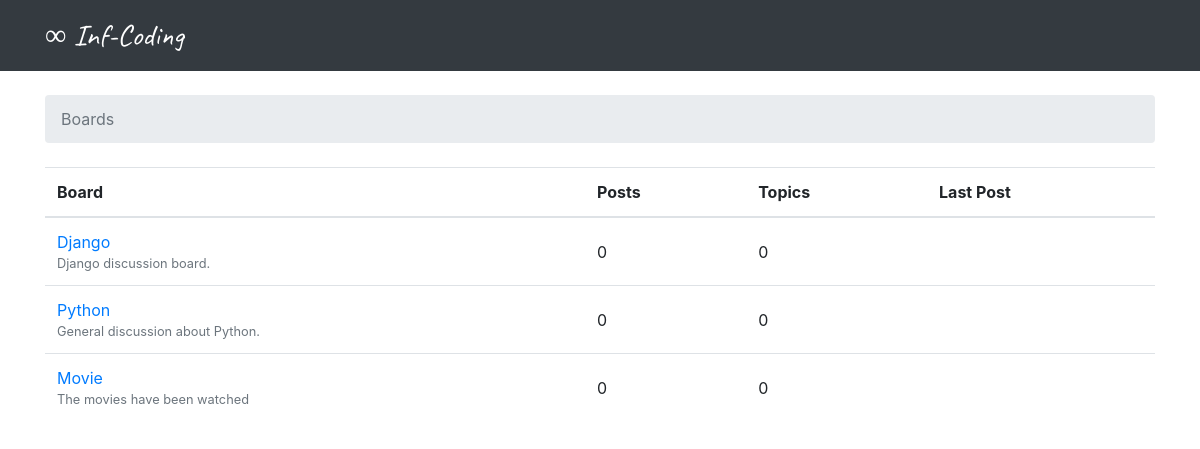
The page / on the database its author committed.
### boards/models.py (models this page shows, shortened)
class Board(models.Model):
    name = models.CharField(max_length=30,unique=True)
    description = models.CharField(max_length=100)

### boards/views.py (the view)
# urls.py: 2. Add a URL to urlpatterns:  path('', views.home, name='home')
def home(request):
    boards = Board.objects.all()
    return render(request,'home.html',{'boards':boards})

### templates/home.html
{% extends 'base.html' %}
{% block breadcrumb %}
  <li class="breadcrumb-item active">Boards</li>
{% endblock %}
{% block content %}
  <table class="table">
    <thead class="thead-inverse">
      <tr>
        <th>Board</th>
        <th>Posts</th>
        <th>Topics</th>
        <th>Last Post</th>
      </tr>
    </thead>
    <tbody>
      {% for board in boards %}
        <tr>
          <td>
            <a href="{% url 'board_topics' board.pk %}">{{ board.name }}</a>
            <small class="text-muted d-block">{{ board.description }}</small>
          </td>
          <td class="align-middle">0</td>
          <td class="align-middle">0</td>
          <td></td>
        </tr>
      {% endfor %}
    </tbody>
  </table>
{% endblock %}

### rows shown on the page
Board: name "Django", description "Django discussion board."
Board: name "Python", description "General discussion about Python."
Board: name "Movie", description "The movies have been watched"
